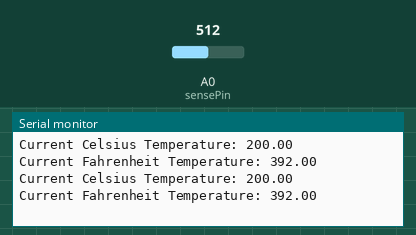
This sketch was run on a simulated Arduino Uno, built with avr-gcc and run on an emulated ATmega328P. Parts: the last lines printed to the serial monitor. The test bench sets the inputs (shaded band); at power-on: A0 (sensePin) = 512.

Above: at 3.8 s.
3.9 s: A0 (sensePin) set to 716
At 7.4 s:
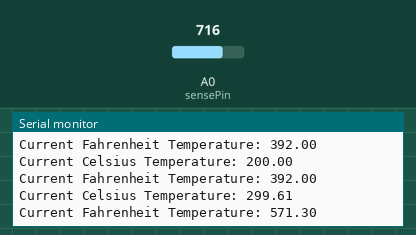
7.8 s: A0 (sensePin) set to 900
At 10.3 s:
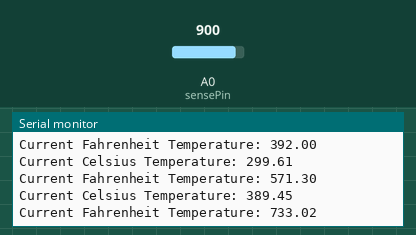
Timing chart, 0 to 11.8 s (numbered marks = the images above; inputs shaded):
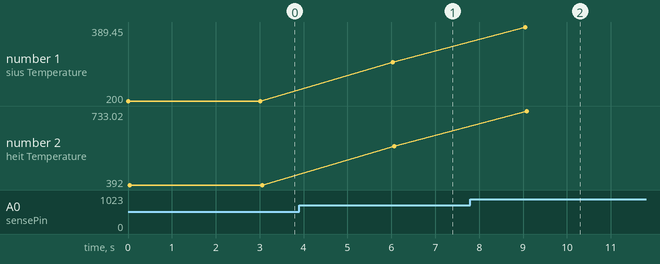

Measured:
- after the input at 3.9 s, the serial monitor: prints a new line after 2.1 s (image 1)
- after the input at 7.8 s, the serial monitor: prints a new line after 1.2 s (image 2)
- plotted number 1: 200 → 299.61 after the input at 3.9 s, 299.61 → 389.45 after the input at 7.8 s
- plotted number 2: 392 → 571.3 after the input at 3.9 s, 571.3 → 733.02 after the input at 7.8 s

The sketch:

temp_module.ino
```cpp
int sensePin = A0;
int sensorInput;
double temp;

void setup() {
  // put your setup code here, to run once:
Serial.begin(9600);
}

void loop() {
  // put your main code here, to run repeatedly:
sensorInput = analogRead(A0);
temp = (double)sensorInput / 1024;
temp = temp * 5;
temp = temp - 0.5;
temp = temp * 100;

Serial.print("Current Celsius Temperature: ");
Serial.println(temp);
Serial.print("Current Fahrenheit Temperature: ");
Serial.println((temp * 9.0/5.0) + 32.0);
Serial.println();
delay(3000);

  //TODO create "get" and "set" functions for Temperature and Celsius
}
```
